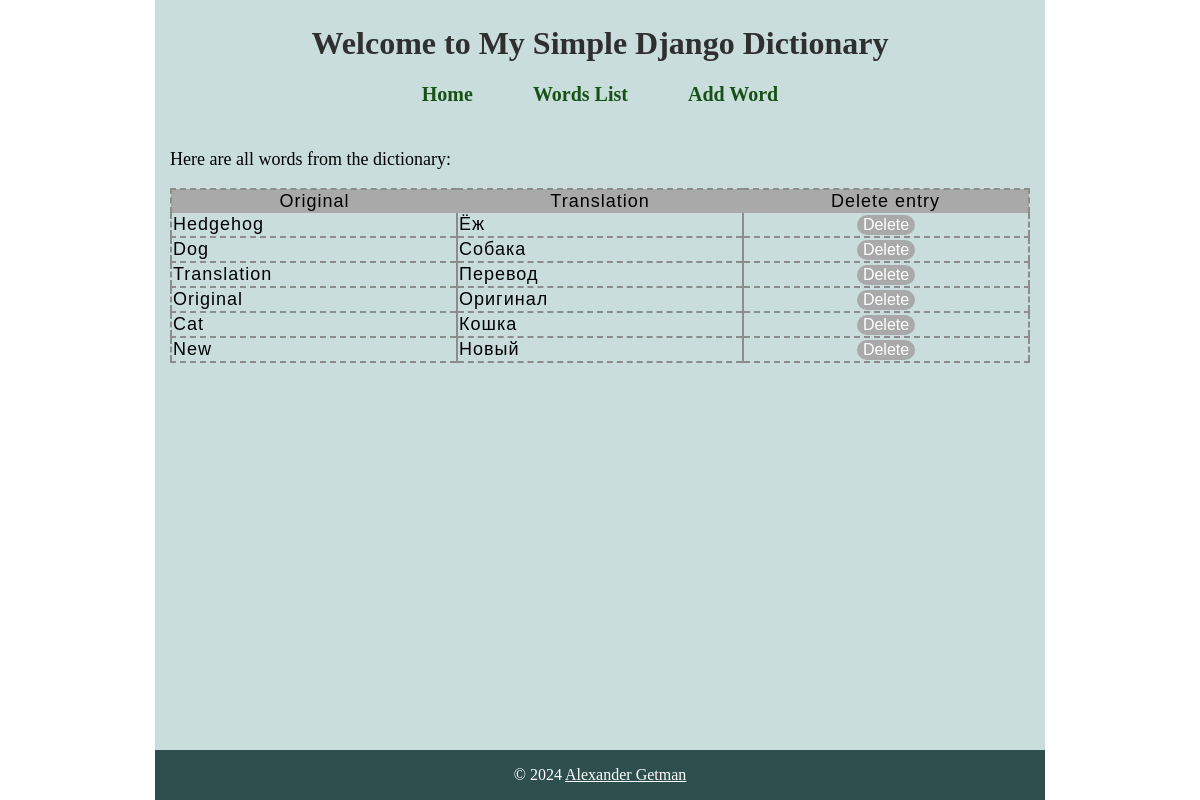
Page /words_list on the committed database.
### my_dictionary/models.py (models this page shows)
class Dictionary(models.Model):
    original = models.CharField(max_length=100)
    translation = models.CharField(max_length=100)

### my_dictionary/views.py (the view, shortened to what this page needs)
# urls.py: path("words_list", views.wordslistpage, name="words_list"),
def wordslistpage(request):
    data = Dictionary.objects.all()
    return render(request, 'words_list.html', {'page': 'words_list', 'data': data})

### my_dictionary/templates/words_list.html (shortened to what this page needs)
{% extends "base.html" %}
{% block content %}
<div class="list">
    <p>Here are all words from the dictionary:</p>
    <table>
        <thead>
            <tr>
                <td>Original</td>
                <td>Translation</td>
                <td>Delete entry</td>
            </tr>
        </thead>
        <tbody class="words_list">
        {% for item in data %}
            <tr>
                <td>{{ item.original }}</td>
                <td>{{ item.translation }}</td>
                <td><button onclick="deleteEntry({{ item.id }})">Delete</button></td>
            </tr>
        {% endfor %}
        </tbody>
    </table>
</div>
{% endblock %}

### my_dictionary/templates/base.html (shortened to what this page needs)
<!DOCTYPE html>
<html lang="en">
<head>
    {% load static %}
    <link rel="stylesheet" href="{% static 'styles.css' %}">
</head>
<body>
    <header class="dict_header">
        <h1>Welcome to My Simple Django Dictionary</h1>
    </header>
    <nav class="dict_navigation">
        <li><a href="{% url 'index' %}">Home</a></li>
        <li><a href="{% url 'words_list' %}">Words List</a></li>
        <li><a href="{% url 'add_word' %}">Add Word</a></li>
    </nav>
    {% block content %}
    {% endblock %}
    <footer>
        <p>&copy; 2024 <a href="https://github.com/AlexanderGetman">Alexander Getman</a></p>
    </footer>
</body>
</html>

### my_dictionary/static/styles.css (style rules this page uses)
* { box-sizing: border-box; --font-default: 400 calc(1.8vh + 0.5vw) 'Roboto', serif; }
html { background: white; }
html, body { max-width: 890px; margin: 0 auto; padding: 0; }
body { position:relative; width: 890px; background: rgb(201, 221, 221); min-height: 100vh; }
.dict_header { padding-top: 25px; text-align: center; }
.dict_header > h1 { margin-block-start: 0; color: rgb(48, 47, 47); }
.dict_navigation { display: flex; justify-content: center; gap: 3em; font-size: 20px; }
.dict_navigation > li { list-style-type: none; }
.dict_navigation > li > a { font-weight: 600; text-decoration: none; color: rgb(22, 82, 22); }
.main, .list { padding: 25px 15px 0; font-size: 18px; }
footer { display: flex; justify-content: center; height: 50px; color: white; background-color: darkslategray; position: absolute; bottom: 0; width: 100%; }
footer a { color: white; }
.list table { border-collapse: collapse; width: 100%; border: 2px dashed rgb(140 140 140); font-family: sans-serif; letter-spacing: 1px; table-layout: fixed; }
.list table thead { text-align: center; background-color: darkgray; }
.words_list tr td:nth-child(2), .words_list tr td:nth-child(3) { border-left: 2px solid rgb(140 140 140); }
.words_list tr td:nth-child(3) { text-align: center; }
.words_list tr td { border-bottom: 2px dashed rgb(140 140 140); }
.words_list button { font-size: 16px; color: white; background-color: darkgray; border: 0; border-radius: 10px; }

### rows in the picture
Dictionary: original "Hedgehog", translation "Ёж"
Dictionary: original "Dog", translation "Собака"
Dictionary: original "Translation", translation "Перевод"
Dictionary: original "Original", translation "Оригинал"
Dictionary: original "Cat", translation "Кошка"
Dictionary: original "New", translation "Новый"
